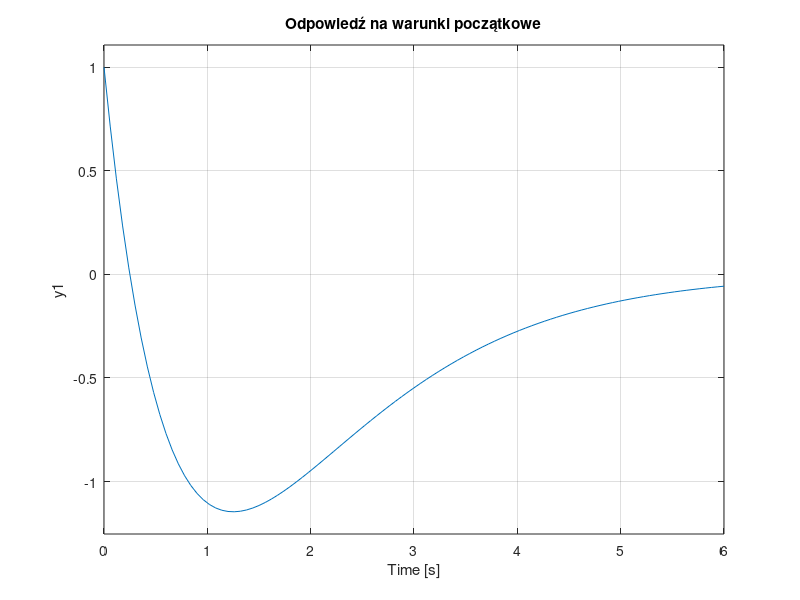

MATLAB code for this plot: (Note: this script raises an error after producing the figure.)
% Parametry przykładowe (np. masa-sprężyna-tłumik) [cite: 13]
m = 1; k = 1; b = 2;

A = [0 1; -k/m -b/m];
B = [0; 1/m];
C = [1 0];
D = 0;

sys = ss(A, B, C, D);

figure;
subplot(2,1,1); step(sys); title('Odpowiedź skokowa'); grid on;
subplot(2,1,2); initial(sys, [1; -5]); title('Odpowiedź na warunki początkowe'); grid on;

%%

% trzeba sobie zdefiniowac wlasne macierze A B C D 

% Macierze sterowalności i obserwowalności 
S = ctrb(A, B);
O = obsv(A, C);

% Sprawdzanie rzędu 
n = size(A, 1);
rzad_S = rank(S);
rzad_O = rank(O);

%% 


[num, den] = ss2tf(A, B, C, D);
G = tf(num, den);
disp('Transmitancja operatorowa G(s):');
printsys(num, den);

% nie wiem do konca o co w tym chodzi ale sie dowiem

% Diagonalizacja - postać Jordana [cite: 137, 142]
[M, A_jordan] = jordan(A); % M to macierz modalna (wektory własne)
[V, D_eig] = eig(A);       % Inna metoda wyznaczania wartości własnych

% Współczynniki wielomianu charakterystycznego [cite: 128]
wielomian = poly(A);

%%

% 1. Projektowanie regulatora (sprzężenie od stanu) [cite: 186, 243]
% Zadane bieguny układu zamkniętego (np. z pasma przenoszenia wc) [cite: 242]
wc = 10;
P_reg = [-wc, -wc]; % Dla układu 2 rzędu
K = acker(A, B, P_reg);

% 2. Projektowanie obserwatora Luenbergera [cite: 205, 256]
% Obserwator powinien być szybszy niż regulator (np. wo = 5-10 * wc) [cite: 270]
wo = 60;
P_obs = [-wo, -wo];
L = acker(A', C', P_obs)'; % Transpozycja wynika ze wzoru na Ho=A-LC [cite: 205, 256]


%%

% Wzmocnienie statyczne układu zamkniętego H = A - B*K [cite: 188, 246]
H = A - B*K;
k_stat = C * inv(-H) * B; % [cite: 246, 319]

% Współczynnik korygujący dla wartości zadanej r [cite: 250, 319]
k_inv = 1 / k_stat;

% Rozszerzenie układu o człon całkujący (eliminacja uchybu) [cite: 332, 360]
% Tworzenie macierzy rozszerzonych dla acker() [cite: 360]
n = size(A, 1);
A_rozsz = [A, zeros(n, 1); -C, 0];
B_rozsz = [B; 0];
P_rozsz = [-wc, -wc, -1.5*wc]; % Potrzebne 3 bieguny dla układu 2+1 rzędu

K_q = acker(A_rozsz, B_rozsz, P_rozsz);
K_new = K_q(1:end-1); % Wzmocnienia od stanu [cite: 360]
ki = -K_q(end);        % Wzmocnienie całkujące [cite: 360]